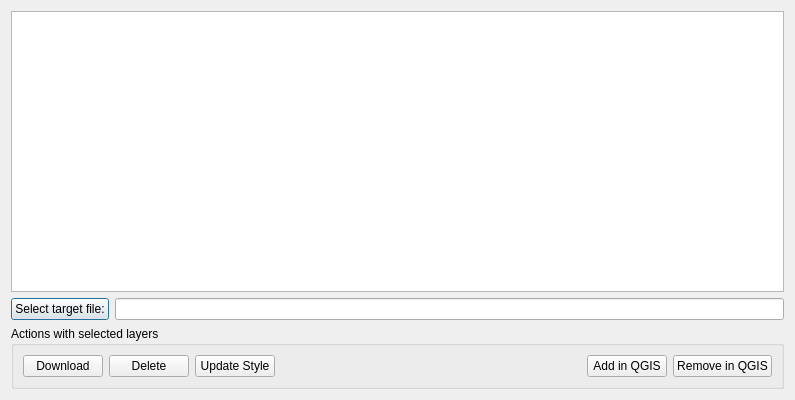
<?xml version="1.0" encoding="UTF-8"?>
<ui version="4.0">
 <class>LayersManagementDialog</class>
 <widget class="QDialog" name="LayersManagementDialog">
  <property name="geometry">
   <rect>
    <x>0</x>
    <y>0</y>
    <width>795</width>
    <height>400</height>
   </rect>
  </property>
  <property name="windowTitle">
   <string>Layers Management</string>
  </property>
  <layout class="QGridLayout" name="gridLayout_2">
   <item row="0" column="0">
    <widget class="QTableWidget" name="tableWidget"/>
   </item>
   <item row="1" column="0">
    <layout class="QHBoxLayout" name="horizontalLayout_2">
     <item>
      <widget class="QPushButton" name="targetFilePushButton">
       <property name="text">
        <string>Select target file:</string>
       </property>
      </widget>
     </item>
     <item>
      <widget class="QLineEdit" name="targetFileLineEdit">
       <property name="readOnly">
        <bool>true</bool>
       </property>
      </widget>
     </item>
    </layout>
   </item>
   <item row="2" column="0">
    <widget class="QGroupBox" name="actionsGroupBox">
     <property name="title">
      <string>Actions with selected layers</string>
     </property>
     <layout class="QGridLayout" name="gridLayout">
      <item row="0" column="0">
       <layout class="QHBoxLayout" name="horizontalLayout">
        <item>
         <widget class="QPushButton" name="downloadPushButton">
          <property name="text">
           <string>Download</string>
          </property>
         </widget>
        </item>
        <item>
         <widget class="QPushButton" name="deletePushButton">
          <property name="text">
           <string>Delete</string>
          </property>
         </widget>
        </item>
        <item>
         <widget class="QPushButton" name="updateStylePushButton">
          <property name="text">
           <string>Update Style</string>
          </property>
         </widget>
        </item>
        <item>
         <spacer name="horizontalSpacer">
          <property name="orientation">
           <enum>Qt::Horizontal</enum>
          </property>
          <property name="sizeHint" stdset="0">
           <size>
            <width>289</width>
            <height>20</height>
           </size>
          </property>
         </spacer>
        </item>
        <item>
         <widget class="QPushButton" name="addQgisPushButton">
          <property name="text">
           <string>Add in QGIS</string>
          </property>
         </widget>
        </item>
        <item>
         <widget class="QPushButton" name="removeQgisPushButton">
          <property name="text">
           <string>Remove in QGIS</string>
          </property>
         </widget>
        </item>
       </layout>
      </item>
     </layout>
    </widget>
   </item>
  </layout>
 </widget>
 <resources/>
 <connections/>
</ui>
